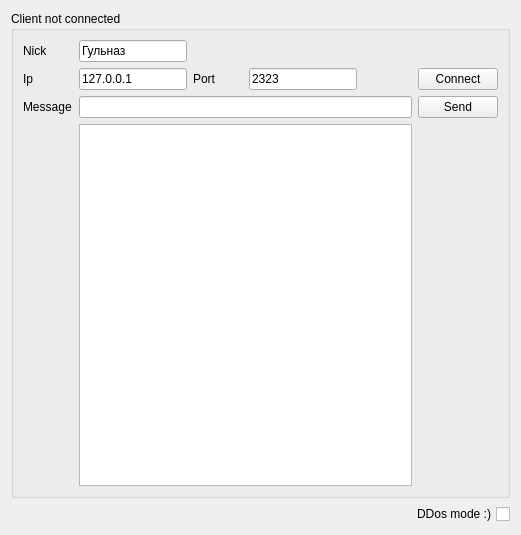
<?xml version="1.0" encoding="UTF-8"?>
<ui version="4.0">
 <class>Client</class>
 <widget class="QWidget" name="Client">
  <property name="geometry">
   <rect>
    <x>0</x>
    <y>0</y>
    <width>521</width>
    <height>535</height>
   </rect>
  </property>
  <property name="windowTitle">
   <string>Client</string>
  </property>
  <layout class="QVBoxLayout" name="verticalLayout">
   <item>
    <widget class="QGroupBox" name="groupBox">
     <property name="title">
      <string>Client not connected</string>
     </property>
     <layout class="QGridLayout" name="gridLayout">
      <item row="5" column="6">
       <widget class="QPushButton" name="m_btnSend">
        <property name="text">
         <string>Send</string>
        </property>
       </widget>
      </item>
      <item row="1" column="6">
       <widget class="QPushButton" name="m_btnConnect">
        <property name="enabled">
         <bool>true</bool>
        </property>
        <property name="text">
         <string>Connect</string>
        </property>
        <property name="checkable">
         <bool>false</bool>
        </property>
        <property name="checked">
         <bool>false</bool>
        </property>
        <property name="default">
         <bool>false</bool>
        </property>
        <property name="flat">
         <bool>false</bool>
        </property>
       </widget>
      </item>
      <item row="1" column="2">
       <widget class="QLabel" name="label">
        <property name="text">
         <string>Port</string>
        </property>
       </widget>
      </item>
      <item row="1" column="0">
       <widget class="QLabel" name="label_2">
        <property name="text">
         <string>Ip</string>
        </property>
       </widget>
      </item>
      <item row="1" column="1">
       <widget class="QLineEdit" name="m_ipEdit">
        <property name="sizePolicy">
         <sizepolicy hsizetype="Maximum" vsizetype="Fixed">
          <horstretch>0</horstretch>
          <verstretch>0</verstretch>
         </sizepolicy>
        </property>
        <property name="text">
         <string>127.0.0.1</string>
        </property>
       </widget>
      </item>
      <item row="6" column="1" colspan="5">
       <widget class="QTextEdit" name="m_ptxtInfo"/>
      </item>
      <item row="5" column="1" colspan="5">
       <widget class="QLineEdit" name="m_ptxtInput"/>
      </item>
      <item row="5" column="0">
       <widget class="QLabel" name="label_3">
        <property name="text">
         <string>Message</string>
        </property>
       </widget>
      </item>
      <item row="1" column="3" colspan="3">
       <widget class="QLineEdit" name="m_portEdit">
        <property name="sizePolicy">
         <sizepolicy hsizetype="Maximum" vsizetype="Fixed">
          <horstretch>0</horstretch>
          <verstretch>0</verstretch>
         </sizepolicy>
        </property>
        <property name="text">
         <string>2323</string>
        </property>
       </widget>
      </item>
      <item row="0" column="0">
       <widget class="QLabel" name="label_4">
        <property name="text">
         <string>Nick</string>
        </property>
       </widget>
      </item>
      <item row="0" column="1">
       <widget class="QLineEdit" name="nickEdit">
        <property name="sizePolicy">
         <sizepolicy hsizetype="Minimum" vsizetype="Fixed">
          <horstretch>0</horstretch>
          <verstretch>0</verstretch>
         </sizepolicy>
        </property>
        <property name="text">
         <string>Гульназ</string>
        </property>
       </widget>
      </item>
     </layout>
    </widget>
   </item>
   <item>
    <widget class="QCheckBox" name="ddosBox">
     <property name="layoutDirection">
      <enum>Qt::RightToLeft</enum>
     </property>
     <property name="text">
      <string>DDos mode :)</string>
     </property>
    </widget>
   </item>
  </layout>
 </widget>
 <resources/>
 <connections/>
</ui>
